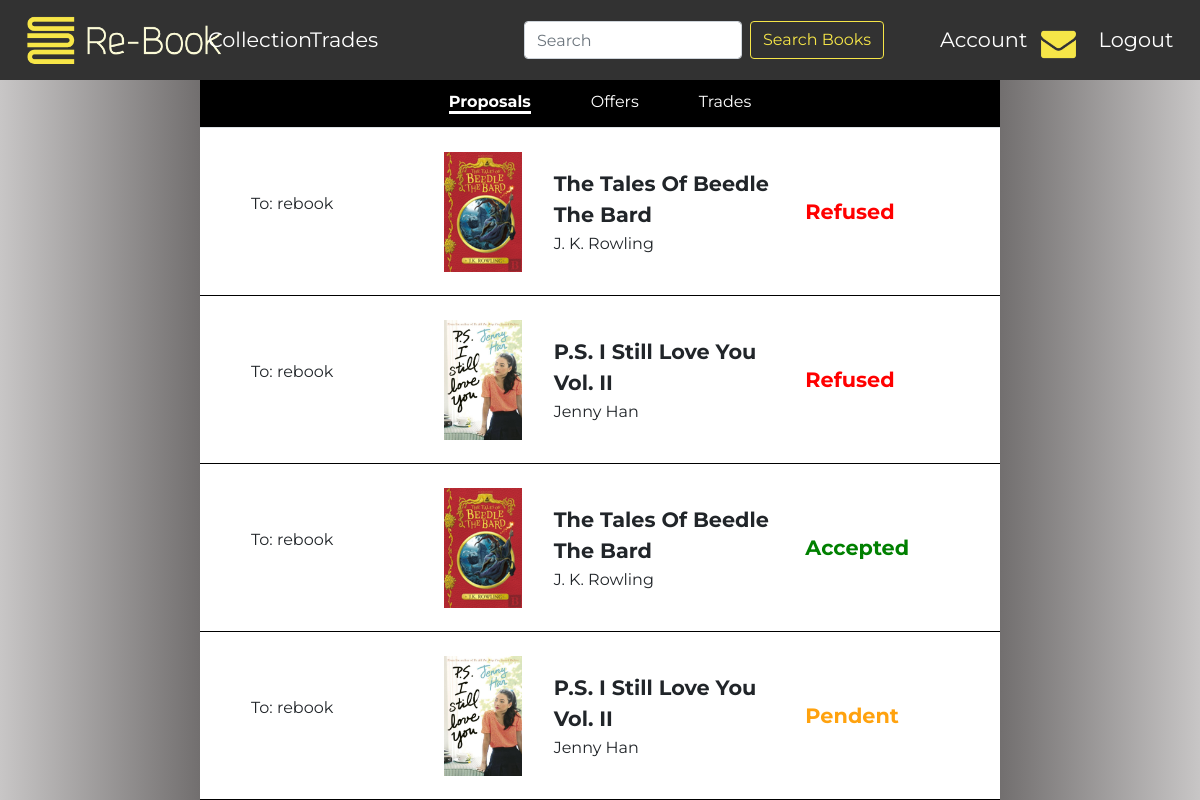
Page /proposals (signed in) on the committed database.
### rebook/models.py (models this page shows)
class Proposal(models.Model):
    bookInstance = models.ForeignKey(BookInstance, on_delete=models.CASCADE)
    timestamp = models.DateTimeField()
    user2 = models.ForeignKey(User, on_delete=models.PROTECT)
    state = models.ForeignKey(TradeState, on_delete=models.PROTECT)

class BookInstance(models.Model):
    ISBN = models.ForeignKey(Book, on_delete=models.PROTECT)
    User = models.ForeignKey(User, on_delete=models.PROTECT)
    state = models.ForeignKey(BookState, on_delete=models.PROTECT)
    readingState = models.DecimalField(max_digits=4, decimal_places=3)
    goal = models.ForeignKey(BookGoals, on_delete=models.PROTECT)
    rating = models.ForeignKey(Ratings, on_delete=models.PROTECT, default=None, null=True)

class User(AbstractUser):
    address = models.CharField(max_length=200)
    photo = models.ImageField()
    hasNotifications = models.BooleanField(default=False)

class Book(models.Model):
    ISBN = models.CharField(max_length=20, primary_key=True)
    title = models.CharField(max_length=100)
    author = models.ManyToManyField(Author)
    publisher = models.ForeignKey(Publisher, on_delete=models.CASCADE)
    year = models.IntegerField()
    cover = models.ImageField(storage=fs)

class Author(models.Model):
    name = models.CharField(max_length=70)

class TradeState(models.Model):
    state = models.CharField(max_length=20)

### rebook/views.py (the view)
# urls.py: path('proposals', views.proposals, name='proposals'),
def proposals(request):
    user = User.objects.get(username=request.user)
    my_proposals = Proposal.objects.filter(user2=user.id)
    return render(request, 'proposals.html', { 'my_proposals': my_proposals })

### rebook/templates/proposals.html (shortened to what this page needs)
{% extends "layout.html" %}
{% load custom_tags %}
{% block main %}
    <ul class="row nav nav-tabs justify-content-center">
        <li><a class="active" href="/proposals" id="toggle-proposals">Proposals</a></li>
        <li><a href="/offers" id="toggle-offers">Offers</a></li>
        <li><a href="/trades" id="toggle-trades">Trades</a></li>
    </ul>
    <div class="">
        {% for proposal in my_proposals %}
        <div class="row bookListItem">
            <div class="col-2 bookDetails my-auto">
                <p>To: {{proposal.bookInstance.User.username}}</p>
            </div>
            <div class="col-2">
                <img src="{{ proposal.bookInstance.ISBN.cover.url }}" class="cover" id="bookCover"/>
            </div>
            <div class="col-4 bookDetails">
                <p class="bookTitle">{{ proposal.bookInstance.ISBN.title }}</p>
                    {% for author in proposal.bookInstance.ISBN.author.all %}
                        <span class="authorName">{{ author.name }}</span>
                    {% endfor %}
            </div>
            <div col-1 class="my-auto">
                {% ifequal proposal.state.id 1 %}
                    <span class="authorName state" style="color: green">{{ proposal.state.state }}</span>
                {% endifequal %}
                {% ifequal proposal.state.id 2 %}
                    <span class="authorName state" style="color: red">{{ proposal.state.state }}</span>
                {% endifequal %}
                {% ifequal proposal.state.id 3 %}
                    <span class="authorName state" style="color: #ffa20e">{{ proposal.state.state }}</span>
                {% endifequal %}
            </div>
        </div>
        {% endfor %}
    </div>
{% endblock %}

### rebook/static/styles/layoutStyles.css (style rules this page uses)
body { font-family: 'Montserrat', sans-serif; }
.bookListItem { height: 21vh; padding-bottom: 3vh !important; padding-top: 3vh !important; border-bottom: 1px solid black; text-align: center; }
.bookDetails { text-align: left; margin-left: 3vw }
.cover { height: 15vh; margin-right: 5vw; padding-left: 5vw }
.bookTitle { font-size: 1.3rem; margin-top: 2vh; font-weight: bold; margin-bottom: 2px; }
.bookTitle, .cover { cursor: pointer }
.authorName { font-size: 1rem; margin-right: 10px }
.nav.nav-tabs { background-color: black; height: 6vh; }
.nav.nav-tabs li { justify-content: center; height: 100%; padding: 10px 30px 0 30px; }
.nav.nav-tabs a { color: white; }
.nav.nav-tabs a.active { border-bottom: 3px solid white; font-weight: bold; }
.state { font-size: 1.3em; font-weight: bold }

### rows in the picture
Proposal: bookInstance.User.username "rebook", bookInstance.ISBN.cover (picture), bookInstance.ISBN "The Tales Of Beedle The Bard", state.state "Refused"
Author: name "J. K. Rowling"
Proposal: bookInstance.User.username "rebook", bookInstance.ISBN.cover (picture), bookInstance.ISBN "P.S. I Still Love You Vol. II", state.state "Refused"
Author: name "Jenny Han"
Proposal: bookInstance.User.username "rebook", bookInstance.ISBN.cover (picture), bookInstance.ISBN "The Tales Of Beedle The Bard", state.state "Accepted"
Proposal: bookInstance.User.username "rebook", bookInstance.ISBN.cover (picture), bookInstance.ISBN "P.S. I Still Love You Vol. II", state.state "Pendent"
